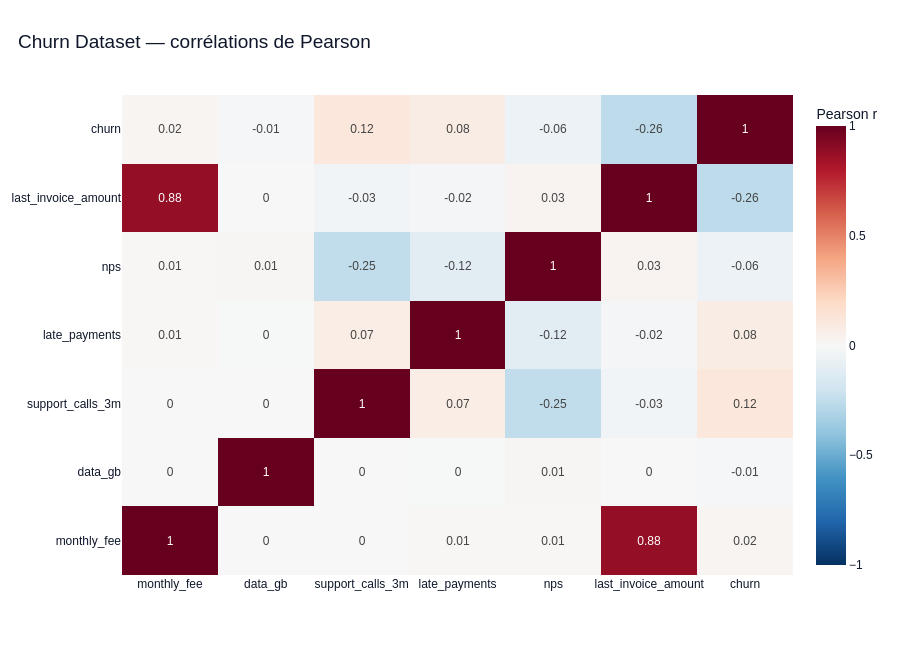

Here is the notebook cell this chart was saved with:
### Markdown cell above
## Axe 10 — Quelles associations linéaires et redondances apparaissent ?

**Question d’analyse.** Quelles variables évoluent ensemble, et lesquelles sont linéairement associées à la cible ?
**Méthodologie.** Lire la matrice de Pearson avec les effectifs disponibles par paire. Une corrélation faible
n'exclut pas une relation non linéaire ; une corrélation élevée n'établit ni causalité ni utilité prédictive future.
Les valeurs extrêmes et les manquants peuvent modifier fortement cette lecture.

**KPI étudiés — axe 10.** Pearson et nombres de paires disponibles pour chaque coefficient.

**Visualisation.** Les cellules suivantes présentent les tableaux et graphiques associés ; les axes regroupés partagent les mêmes calculs sans reproduire les visuels.

### Code cell
correlations, pair_counts = explorer.correlations(
    df, config.numeric_columns, min_pairs=config.correlation_min_pairs
)
fig = plot_eda_correlations(
    correlations, pair_counts, title="Churn Dataset — corrélations de Pearson"
)
fig.show(renderer="plotly_mimetype")
print("Effectifs par paire")
display(pair_counts)

### Figure 1 — Plotly figure (JSON) as saved in the notebook; plotly's stock layout.template omitted (floating-point values rounded to 4 significant figures)
{"data": [{"colorbar": {"title": {"text": "Pearson r"}}, "colorscale": [[0, "rgb(5,48,97)"], [0.1, "rgb(33,102,172)"], [0.2, "rgb(67,147,195)"], [0.3, "rgb(146,197,222)"], [0.4, "rgb(209,229,240)"], [0.5, "rgb(247,247,247)"], [0.6, "rgb(253,219,199)"], [0.7, "rgb(244,165,130)"], [0.8, "rgb(214,96,77)"], [0.9, "rgb(178,24,43)"], [1, "rgb(103,0,31)"]], "customdata": [[36792, 36792, 36792, 36792, 11823, 36792, 36792], [36792, 38689, 38689, 38689, 12444, 38689, 38689], [36792, 38689, 38689, 38689, 12444, 38689, 38689], [36792, 38689, 38689, 38689, 12444, 38689, 38689], [11823, 12444, 12444, 12444, 12444, 12444, 12444], [36792, 38689, 38689, 38689, 12444, 38689, 38689], [36792, 38689, 38689, 38689, 12444, 38689, 38689]], "hoverongaps": false, "hovertemplate": "%{y} × %{x}<br>r : %{z:.3f}<br>Paires disponibles : %{customdata:,.0f}<extra></extra>", "text": [[1.0, -0.0, 0.0, 0.01, 0.01, 0.88, 0.02], [-0.0, 1.0, 0.0, -0.0, 0.01, 0.0, -0.01], [0.0, 0.0, 1.0, 0.07, -0.25, -0.03, 0.12], [0.01, -0.0, 0.07, 1.0, -0.12, -0.02, 0.08], [0.01, 0.01, -0.25, -0.12, 1.0, 0.03, -0.06], [0.88, 0.0, -0.03, -0.02, 0.03, 1.0, -0.26], [0.02, -0.01, 0.12, 0.08, -0.06, -0.26, 1.0]], "texttemplate": "%{text}", "type": "heatmap", "x": ["monthly_fee", "data_gb", "support_calls_3m", "late_payments", "nps", "last_invoice_amount", "churn"], "y": ["monthly_fee", "data_gb", "support_calls_3m", "late_payments", "nps", "last_invoice_amount", "churn"], "z": [[1.0, -0.0009567, 0.001344, 0.007734, 0.009461, 0.881, 0.02179], [-0.0009567, 1.0, 0.0004121, -0.004357, 0.01303, 0.0003287, -0.008019], [0.001344, 0.0004121, 1.0, 0.06987, -0.2506, -0.03411, 0.1178], [0.007734, -0.004357, 0.06987, 1.0, -0.1176, -0.02012, 0.07957], [0.009461, 0.01303, -0.2506, -0.1176, 1.0, 0.02629, -0.05599], [0.881, 0.0003287, -0.03411, -0.02012, 0.02629, 1.0, -0.2646], [0.02179, -0.008019, 0.1178, 0.07957, -0.05599, -0.2646, 1.0]], "zmax": 1, "zmin": -1}], "layout": {"font": {"color": "#0F172A", "family": "Arial", "size": 12}, "height": 650, "hoverlabel": {"bgcolor": "white", "font": {"size": 12}}, "margin": {"b": 75, "l": 60, "r": 35, "t": 95}, "paper_bgcolor": "white", "plot_bgcolor": "white", "title": {"font": {"color": "#0F172A", "size": 19}, "text": "Churn Dataset — corrélations de Pearson", "x": 0.02}}}
